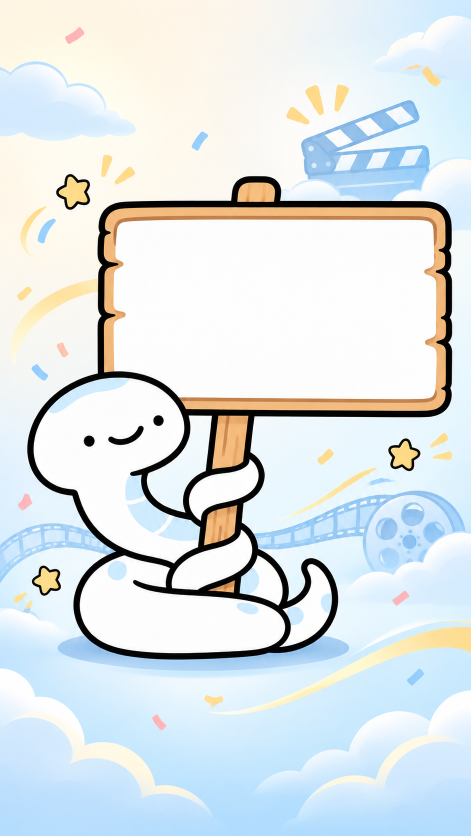
#> input picture animation/shortform_teaser/assets/background_character.png, 941 x 1672 px (shown at 1/2 size)
$ python render.py
#> lines starting #> are read from the running program, lines starting #| are printed output that depends on the picture
from PIL import Image, ImageDraw, ImageFont, ImageFilter
import numpy as np, math, subprocess, wave, json
from pathlib import Path
P=Path(__file__).resolve().parent; W,H=720,1280; FPS=30; DUR=15
font='/usr/share/fonts/opentype/noto/NotoSansCJK-Bold.ttc'
fonts={s:ImageFont.truetype(font,s,index=1) for s in [20,24,28,32,38,48,56,64,72,84,96,112]}
bg=Image.open(P/'assets/background_character.png').convert('RGB').resize((W,H),Image.Resampling.LANCZOS)
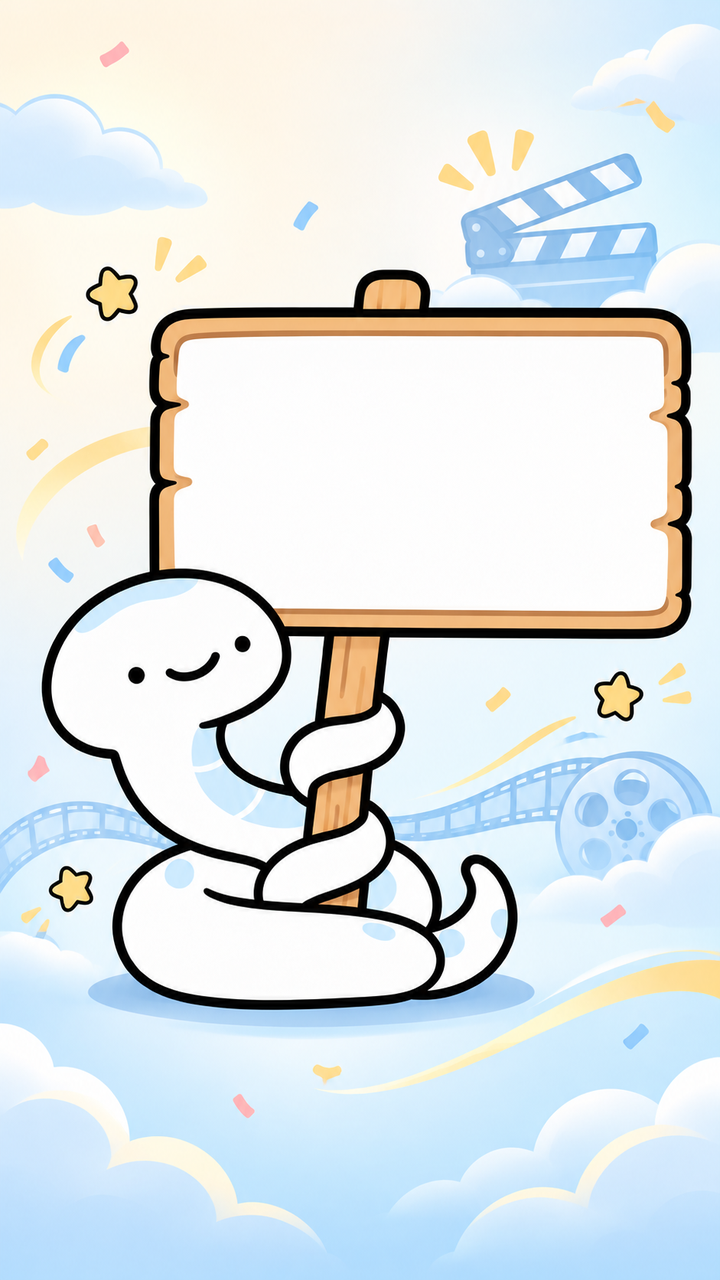
#> bg: PIL image 720x1280 RGB; mean R, G, B 220.4, 228, 230.5
y,x=np.mgrid[:H,:W]; glow=np.exp(-(((x-360)/450)**2+((y-600)/650)**2))
dark=np.stack([15+44*glow,12+15*glow,38+68*glow],2).astype('uint8'); dark=Image.fromarray(dark)
#> after `dark = Image.fromarray(dark)`:
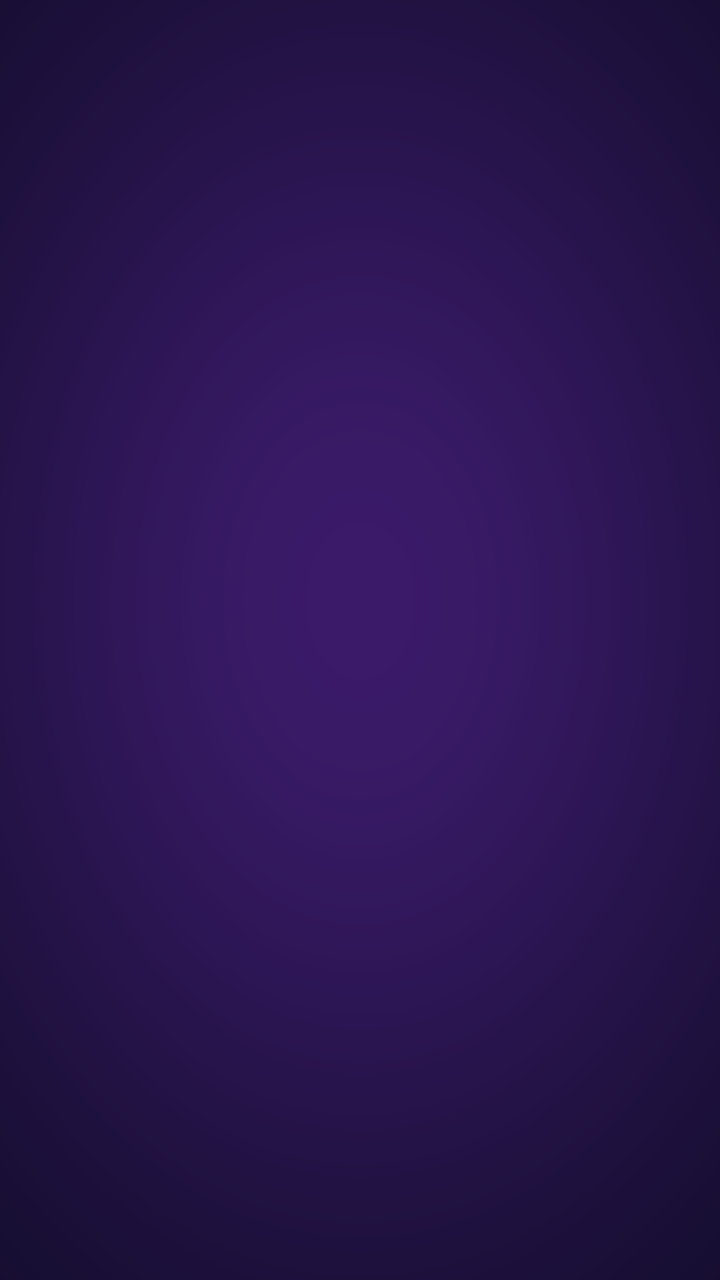
#> dark: PIL image 720x1280 RGB; mean R, G, B 41.7, 20.8, 79.5
def ease(v): return 1-(1-max(0,min(1,v)))**3
# [5 lines left out: function text, not called in this run]
def badge(im,label,t):
 d=ImageDraw.Draw(im);d.rounded_rectangle((42,60,270,103),radius=21,fill='#C8EDFF');d.text((61,66),label,font=fonts[20],fill='#242449')
 d.rounded_rectangle((42,1196,678,1201),radius=2,fill='#D7D9E5');d.rounded_rectangle((42,1196,42+int(636*t/DUR),1201),radius=2,fill='#73B9F2')
# [40 lines left out: function frame, not called in this run]
# Original minimal 120 BPM rhythm, no audio copied from reference.
sr=48000; a=np.zeros((sr*DUR,2),np.float32);rng=np.random.default_rng(7)
for k in range(DUR*2):
 pos=int(k*.5*sr); tt=np.arange(int(.22*sr))/sr
 kick=np.sin(2*np.pi*(48*tt+7*(1-np.exp(-tt*25))))*np.exp(-tt*27)*.34
 n=min(len(kick),len(a)-pos);a[pos:pos+n]+=kick[:n,None]
 if k%2:
  tt=np.arange(int(.13*sr))/sr;sn=rng.normal(0,.055,len(tt))*np.exp(-tt*36);n=min(len(sn),len(a)-pos);a[pos:pos+n]+=sn[:n,None]
for tm in [0,1.5,3.5,6,8.5,10]:
 pos=int(tm*sr);tt=np.arange(int(.38*sr))/sr
 tone=(np.sin(2*np.pi*660*tt)+.4*np.sin(2*np.pi*990*tt))*np.exp(-tt*12)*.09
 n=min(len(tone),len(a)-pos);a[pos:pos+n]+=tone[:n,None]
a[-sr:]*=np.linspace(1,0,sr)[:,None]
with wave.open(str(P/'original-rhythm.wav'),'wb') as f:f.setnchannels(2);f.setsampwidth(2);f.setframerate(sr);f.writeframes((np.clip(a,-1,1)*32767).astype('<i2').tobytes())
#> (the run stopped early here; a loop or call above may not have finished)
